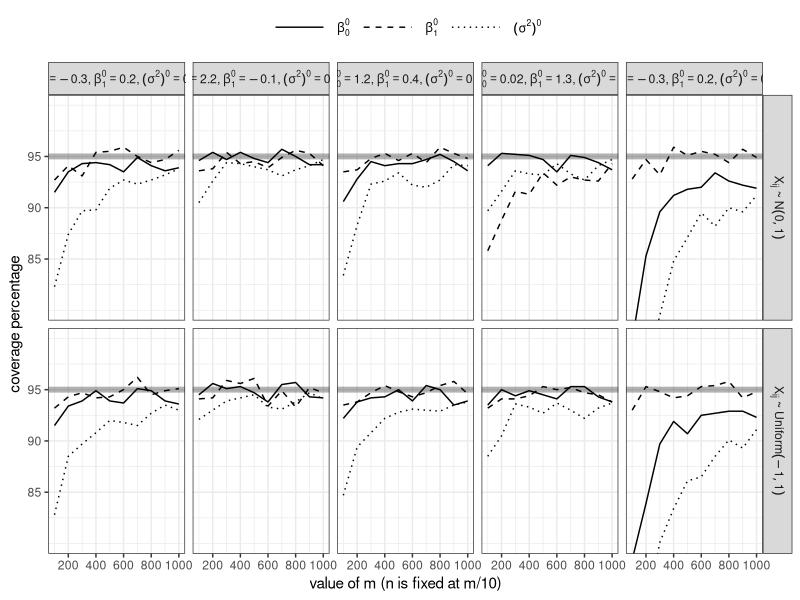
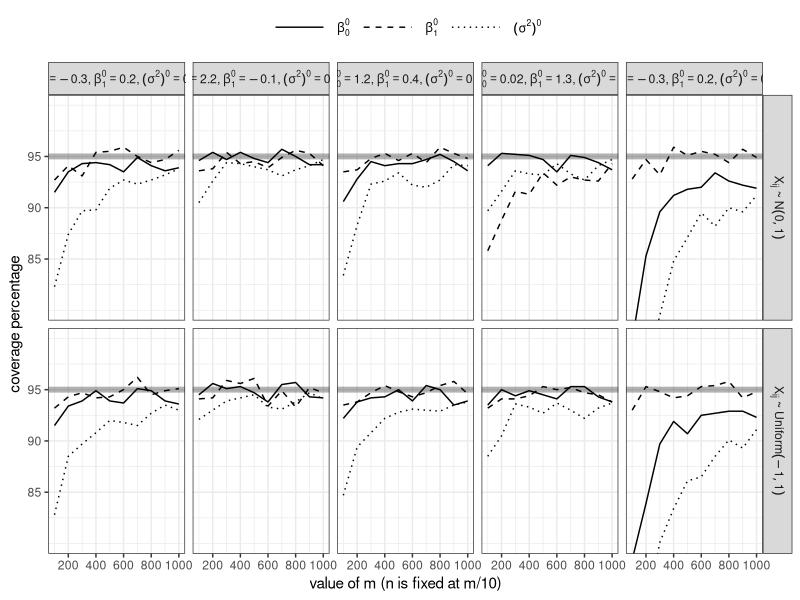

Here is the R script that generated these plots, in order:
########## R script: CIcovPlot-ggplot2.R ##########

# For plotting the results of the confidence
# interval coverage simulation study for
# the Hall, Pham, Wand & Wang paper,
# using ggplot2.

# Last changed: 11 JUN 2013

require(ggplot2)

# Read in data
dataMat <- read.table("CIcovRes.txt",header=TRUE)

# Define label expressions
distn.labels <- c('X[ij]*" ~ "*N(0,1)',
                  'X[ij]*" ~ "*Uniform(-1,1)' )
sett.labels <-  c(expression(paste(beta[0]^0 == -0.3, ", ", beta[1]^0 == 0.2, ", ", (sigma^2)^0==0.5),
                             paste(beta[0]^0 == 2.2, ", ", beta[1]^0 == -0.1, ", ", (sigma^2)^0==0.16),
                             paste(beta[0]^0 == 1.2, ", ", beta[1]^0 ==  0.4, ", ", (sigma^2)^0==0.1),
                             paste(beta[0]^0 == 0.02, ", ", beta[1]^0 == 1.3, ", ", (sigma^2)^0==1),
                             paste(beta[0]^0 == -0.3, ", ", beta[1]^0 == 0.2, ", ", (sigma^2)^0==0.1,)))
prm.labels <- c(expression(paste(beta[0]^0),
                           paste(beta[1]^0),
                           paste((sigma^2)^0)))

# Set the value labels
dataMat$distn <- factor(dataMat$distn, levels=c("norm","unif"), labels=distn.labels)
dataMat$sett <- factor(dataMat$sett, levels=LETTERS[1:5], labels=sett.labels)

# Create the plot
p <- ggplot(data=dataMat, aes(x=m, y=cov/10, linetype=prm)) 
p <- p + geom_line() 
p <- p + scale_x_continuous(breaks=seq(200,1000,200))
p <- p + scale_y_continuous(breaks=seq(85,95,5)) + coord_cartesian(ylim=c(80,100))
p <- p + scale_linetype_manual(values=1:3, labels=prm.labels, guide=guide_legend(title=NULL,keywidth=3)) 
p <- p + geom_hline(aes(yintercept=95),size=2,alpha=0.3)
p <- p + facet_grid(distn ~ sett, labeller=label_parsed)
p <- p + labs(x="value of m (n is fixed at m/10)",y="coverage percentage")
p <- p + theme_bw()
p <- p + theme(legend.position="top", legend.key=element_rect(linetype=0))

# print to PDF
pdf(file="CIcovPlot-ggplot2.pdf",width=14)
print(p)
dev.off()

# print to EPS - must use Cairo device to get alpha channel support in Postscript
divFac <- 3.25
ww <- 35/divFac ; hh <- 24/divFac
cairo_ps(file="CIcovPlot-ggplot2.eps", width=ww, height=hh)
print(p)
dev.off()

####### End of script ########
